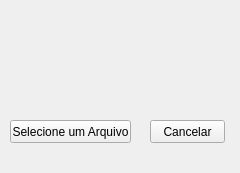
<?xml version="1.0" encoding="UTF-8"?>
<ui version="4.0">
 <class>Dialog</class>
 <widget class="QDialog" name="Bem Vindo">
  <property name="geometry">
   <rect>
    <x>0</x>
    <y>0</y>
    <width>240</width>
    <height>173</height>
   </rect>
  </property>
  <property name="windowTitle">
   <string>Dialog</string>
  </property>
  <widget class="QDialogButtonBox" name="buttonBox">
   <property name="geometry">
    <rect>
     <x>10</x>
     <y>600</y>
     <width>461</width>
     <height>32</height>
    </rect>
   </property>
   <property name="orientation">
    <enum>Qt::Horizontal</enum>
   </property>
   <property name="standardButtons">
    <set>QDialogButtonBox::Cancel|QDialogButtonBox::Ok</set>
   </property>
  </widget>
  <widget class="QPushButton" name="pushButton">
   <property name="geometry">
    <rect>
     <x>10</x>
     <y>120</y>
     <width>121</width>
     <height>23</height>
    </rect>
   </property>
   <property name="text">
    <string>Selecione um Arquivo</string>
   </property>
  </widget>
  <widget class="QPushButton" name="pushButton_2">
   <property name="geometry">
    <rect>
     <x>150</x>
     <y>120</y>
     <width>75</width>
     <height>23</height>
    </rect>
   </property>
   <property name="text">
    <string>Cancelar</string>
   </property>
  </widget>
 </widget>
 <resources/>
 <connections>
  <connection>
   <sender>buttonBox</sender>
   <signal>accepted()</signal>
   <receiver>Dialog</receiver>
   <slot>accept()</slot>
   <hints>
    <hint type="sourcelabel">
     <x>248</x>
     <y>254</y>
    </hint>
    <hint type="destinationlabel">
     <x>157</x>
     <y>274</y>
    </hint>
   </hints>
  </connection>
  <connection>
   <sender>buttonBox</sender>
   <signal>rejected()</signal>
   <receiver>Dialog</receiver>
   <slot>reject()</slot>
   <hints>
    <hint type="sourcelabel">
     <x>316</x>
     <y>260</y>
    </hint>
    <hint type="destinationlabel">
     <x>286</x>
     <y>274</y>
    </hint>
   </hints>
  </connection>
 </connections>
</ui>
